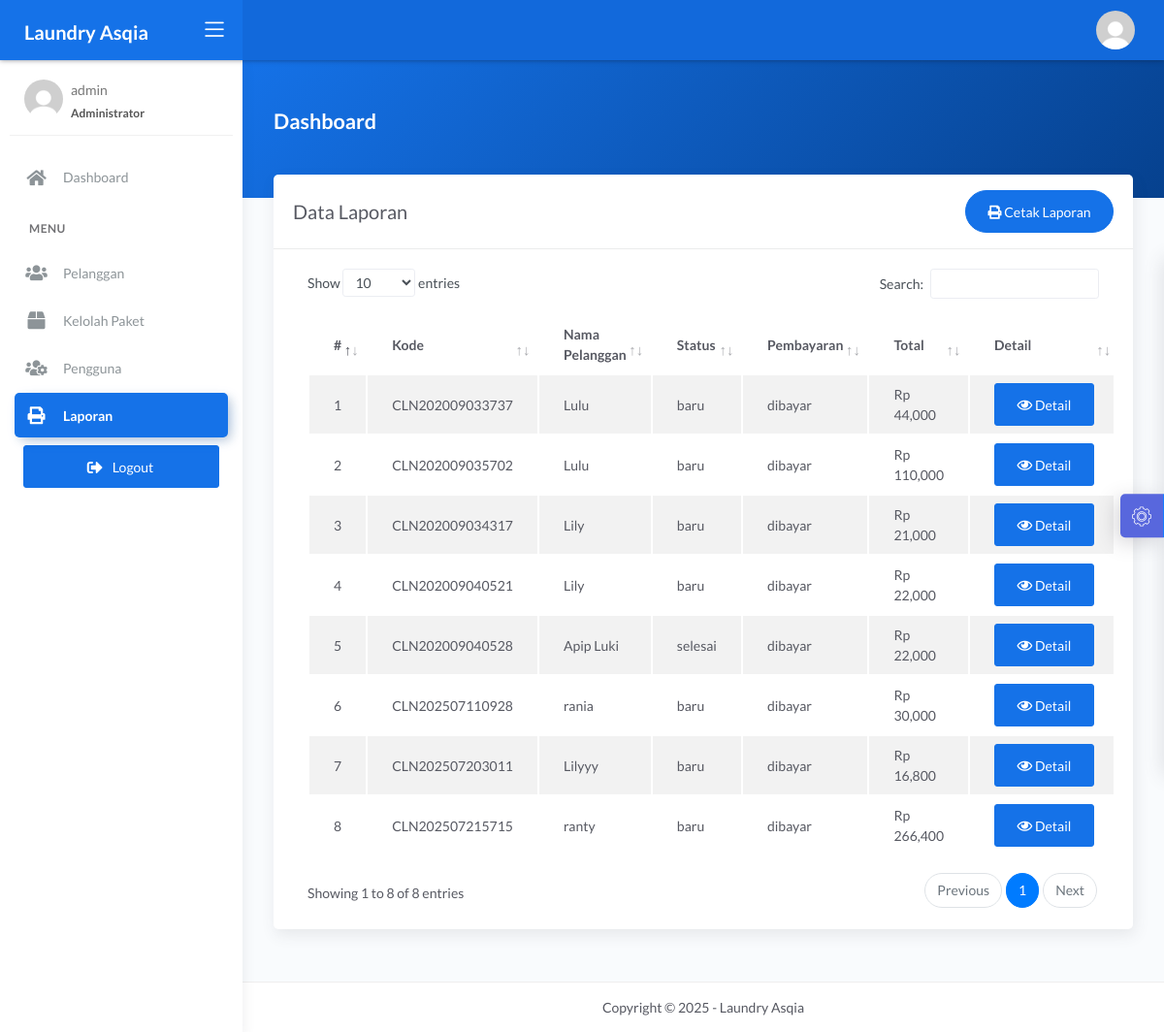
Page /admin/laporan.php (signed in) on the committed database.
### tables this page shows
CREATE TABLE `transaksi` (
  `id_transaksi` INT(11) NOT NULL AUTO_INCREMENT,
  `outlet_id` INT(11) NOT NULL,
  `kode_invoice` VARCHAR(50) NOT NULL,
  `id_pelanggan` INT(11) NOT NULL,
  `tgl` DATETIME NOT NULL DEFAULT CURRENT_TIMESTAMP,
  `batas_waktu` DATETIME NOT NULL,
  `tgl_pembayaran` DATETIME DEFAULT NULL,
  `biaya_tambahan` INT(11) NOT NULL DEFAULT 0,
  `diskon` DECIMAL(5,2) NOT NULL DEFAULT 0.00,
  `pajak` INT(11) NOT NULL DEFAULT 0,
  `status` ENUM('baru','proses','selesai','diambil') NOT NULL DEFAULT 'baru',
  `status_bayar` ENUM('dibayar','belum') NOT NULL DEFAULT 'belum',
  `antar_jemput` ENUM('gratis','bayar','ambil_sendiri') NOT NULL DEFAULT 'ambil_sendiri',
  `id_user` INT(11) DEFAULT NULL,
  PRIMARY KEY (`id_transaksi`),
  KEY `id_pelanggan` (`id_pelanggan`),
  KEY `outlet_id` (`outlet_id`),
  KEY `id_user` (`id_user`)
);

CREATE TABLE `pelanggan` (
  `id_pelanggan` int(11) NOT NULL,
  `nama_pelanggan` varchar(228) NOT NULL,
  `alamat_pelanggan` text NOT NULL,
  `jenis_kelamin` enum('L','P') NOT NULL,
  `telp_pelanggan` varchar(15) NOT NULL,
  `no_ktp` varchar(30) NOT NULL
);

CREATE TABLE `detail_transaksi` (
  `id_detail` int(11) NOT NULL,
  `id_transaksi` int(11) NOT NULL,
  `id_paket` int(11) DEFAULT NULL,
  `qty` double NOT NULL,
  `total_harga` double NOT NULL,
  `keterangan` text NOT NULL,
  `total_bayar` int(11) NOT NULL
);

### admin/laporan.php (the view, shortened to what this page needs)
<?php
$title = 'Data Laporan';
require 'koneksi.php';
$query = "SELECT transaksi.*, pelanggan.nama_pelanggan, detail_transaksi.total_harga, outlet.nama_outlet FROM transaksi INNER JOIN pelanggan ON pelanggan.id_pelanggan = transaksi.id_pelanggan INNER JOIN detail_transaksi ON detail_transaksi.id_transaksi = transaksi.id_transaksi INNER JOIN outlet ON outlet.id_outlet = transaksi.outlet_id";
$data = mysqli_query($conn, $query);
require 'header.php';
?>
<div class="panel-header bg-primary-gradient">
    <div class="page-inner py-5">
        <div class="d-flex align-items-left align-items-md-center flex-column flex-md-row">
            <div>
                <h2 class="text-white pb-2 fw-bold">Dashboard</h2>
            </div>
        </div>
    </div>
</div>
<div class="page-inner mt--5">
    <diva class="row">
        <div class="col-md-12">
            <div class="card">
                <div class="card-header">
                    <div class="d-flex align-items-center">
                        <h4 class="card-title"><?= $title; ?></h4>
                        <a href="laporan_transaksi.php" target="_blank" class="btn btn-primary btn-round ml-auto">
                            <i class="fas fa-print"></i>
                            Cetak Laporan
                        </a>
                    </div>
                </div>
                <div class="card-body">
                    <div class="table-responsive">
                        <table id="basic-datatables" class="display table table-striped table-hover">
                            <thead>
                                <tr>
                                    <th style="width: 7%">#</th>
                                    <th>Kode</th>
                                    <th>Nama Pelanggan</th>
                                    <th>Status</th>
                                    <th>Pembayaran</th>
                                    <th>Total</th>
                                    <th>Detail</th>
                                </tr>
                            </thead>
                            <tbody>
                                <?php
                                $no = 1;
                                if (mysqli_num_rows($data) > 0) {
                                    while ($trans = mysqli_fetch_assoc($data)) {
                                ?>
                                        <tr>
                                            <td><?= $no++; ?></td>
                                            <td><?= $trans['kode_invoice']; ?></td>
                                            <td><?= $trans['nama_pelanggan']; ?></td>
                                            <td><?= $trans['status']; ?></td>
                                            <td><?= $trans['status_bayar']; ?></td>
                                            <td><?= 'Rp ' . number_format($trans['total_harga']); ?></td>
                                            <td>
                                                <div class="form-button-action">
                                                    <a href="detail.php?id=<?= $trans['id_transaksi']; ?>" type="button" data-toggle="tooltip" title="" class="btn btn-primary" data-original-title="Detail">
                                                        <i class="far fa-eye"></i> Detail
                                                    </a>
                                                </div>
                                            </td>
                                        </tr>
                                <?php }
                                }
                                ?>
                            </tbody>
                        </table>
                    </div>
                </div>
            </div>
        </div>
</div>
</div>
<?php
require 'footer.php';
?>

### rows in the picture
transaksi: kode_invoice "CLN202009033737", id_pelanggan.nama_pelanggan "Lulu", status "baru", status_bayar "dibayar", detail_transaksi.total_harga "44,000"
transaksi: kode_invoice "CLN202009035702", id_pelanggan.nama_pelanggan "Lulu", status "baru", status_bayar "dibayar", detail_transaksi.total_harga "110,000"
transaksi: kode_invoice "CLN202009034317", id_pelanggan.nama_pelanggan "Lily", status "baru", status_bayar "dibayar", detail_transaksi.total_harga "21,000"
transaksi: kode_invoice "CLN202009040521", id_pelanggan.nama_pelanggan "Lily", status "baru", status_bayar "dibayar", detail_transaksi.total_harga "22,000"
transaksi: kode_invoice "CLN202009040528", id_pelanggan.nama_pelanggan "Apip Luki", status "selesai", status_bayar "dibayar", detail_transaksi.total_harga "22,000"
transaksi: kode_invoice "CLN202507110928", id_pelanggan.nama_pelanggan "rania", status "baru", status_bayar "dibayar", detail_transaksi.total_harga "30,000"
transaksi: kode_invoice "CLN202507203011", id_pelanggan.nama_pelanggan "Lilyyy", status "baru", status_bayar "dibayar", detail_transaksi.total_harga "16,800"
transaksi: kode_invoice "CLN202507215715", id_pelanggan.nama_pelanggan "ranty", status "baru", status_bayar "dibayar", detail_transaksi.total_harga "266,400"

### other values in the picture
$_SESSION['username'] "admin"
$title "Data Laporan"
